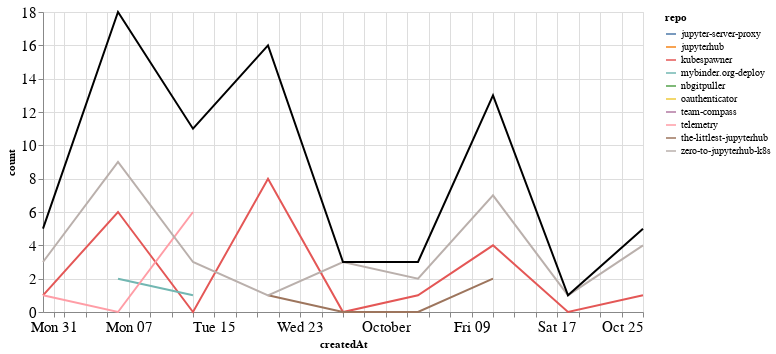

Write notebook code for a chart like this one.
### Markdown cell above
## Comments

### Code cell
comments_time = comments.groupby('repo').resample('W', on='createdAt').count()['author'].reset_index()
comments_time = comments_time.rename(columns={'author': 'count'})
comments_time_total = comments_time.groupby('createdAt').agg({"count": "sum"}).reset_index()
ch1 = alt.Chart(comments_time, width=600).mark_line().encode(
    x='createdAt',
    y='count',
    color='repo',
    tooltip="repo"
)

ch2 = alt.Chart(comments_time_total, width=600).mark_line(color="black").encode(
    x='createdAt',
    y='count',
)

ch1 + ch2

### Figure 1 — Vega-Lite specification as saved in the notebook (floating-point values rounded to 4 significant figures)
{"config": {"axisLeft": {"labelFontSize": 15}, "axisBottom": {"labelFontSize": 15}}, "layer": [{"data": {"name": "data-64e18ac43474ed16eda7709d9e1cb0fa"}, "mark": "line", "encoding": {"color": {"type": "nominal", "field": "repo"}, "tooltip": {"type": "nominal", "field": "repo"}, "x": {"type": "temporal", "field": "createdAt"}, "y": {"type": "quantitative", "field": "count"}}, "width": 600}, {"data": {"name": "data-b8d01b628bd60bb5b6afcb44643f7891"}, "mark": {"type": "line", "color": "black"}, "encoding": {"x": {"type": "temporal", "field": "createdAt"}, "y": {"type": "quantitative", "field": "count"}}, "width": 600}], "$schema": "https://vega.github.io/schema/vega-lite/v4.8.1.json", "datasets": {"data-64e18ac43474ed16eda7709d9e1cb0fa": [{"repo": "jupyter-server-proxy", "createdAt": "2020-09-20T00:00:00", "count": 3}, {"repo": "jupyterhub", "createdAt": "2020-09-20T00:00:00", "count": 2}, {"repo": "kubespawner", "createdAt": "2020-08-30T00:00:00", "count": 1}, {"repo": "kubespawner", "createdAt": "2020-09-06T00:00:00", "count": 6}, {"repo": "kubespawner", "createdAt": "2020-09-13T00:00:00", "count": 0}, {"repo": "kubespawner", "createdAt": "2020-09-20T00:00:00", "count": 8}, {"repo": "kubespawner", "createdAt": "2020-09-27T00:00:00", "count": 0}, {"repo": "kubespawner", "createdAt": "2020-10-04T00:00:00", "count": 1}, {"repo": "kubespawner", "createdAt": "2020-10-11T00:00:00", "count": 4}, {"repo": "kubespawner", "createdAt": "2020-10-18T00:00:00", "count": 0}, {"repo": "kubespawner", "createdAt": "2020-10-25T00:00:00", "count": 1}, {"repo": "mybinder.org-deploy", "createdAt": "2020-09-06T00:00:00", "count": 2}, {"repo": "mybinder.org-deploy", "createdAt": "2020-09-13T00:00:00", "count": 1}, {"repo": "nbgitpuller", "createdAt": "2020-09-20T00:00:00", "count": 1}, {"repo": "oauthenticator", "createdAt": "2020-09-06T00:00:00", "count": 1}, {"repo": "team-compass", "createdAt": "2020-09-13T00:00:00", "count": 1}, {"repo": "telemetry", "createdAt": "2020-08-30T00:00:00", "count": 1}, {"repo": "telemetry", "createdAt": "2020-09-06T00:00:00", "count": 0}, {"repo": "telemetry", "createdAt": "2020-09-13T00:00:00", "count": 6}, {"repo": "the-littlest-jupyterhub", "createdAt": "2020-09-20T00:00:00", "count": 1}, {"repo": "the-littlest-jupyterhub", "createdAt": "2020-09-27T00:00:00", "count": 0}, {"repo": "the-littlest-jupyterhub", "createdAt": "2020-10-04T00:00:00", "count": 0}, {"repo": "the-littlest-jupyterhub", "createdAt": "2020-10-11T00:00:00", "count": 2}, {"repo": "zero-to-jupyterhub-k8s", "createdAt": "2020-08-30T00:00:00", "count": 3}, {"repo": "zero-to-jupyterhub-k8s", "createdAt": "2020-09-06T00:00:00", "count": 9}, {"repo": "zero-to-jupyterhub-k8s", "createdAt": "2020-09-13T00:00:00", "count": 3}, {"repo": "zero-to-jupyterhub-k8s", "createdAt": "2020-09-20T00:00:00", "count": 1}, {"repo": "zero-to-jupyterhub-k8s", "createdAt": "2020-09-27T00:00:00", "count": 3}, {"repo": "zero-to-jupyterhub-k8s", "createdAt": "2020-10-04T00:00:00", "count": 2}, {"repo": "zero-to-jupyterhub-k8s", "createdAt": "2020-10-11T00:00:00", "count": 7}, {"repo": "zero-to-jupyterhub-k8s", "createdAt": "2020-10-18T00:00:00", "count": 1}, {"repo": "zero-to-jupyterhub-k8s", "createdAt": "2020-10-25T00:00:00", "count": 4}], "data-b8d01b628bd60bb5b6afcb44643f7891": [{"createdAt": "2020-08-30T00:00:00", "count": 5}, {"createdAt": "2020-09-06T00:00:00", "count": 18}, {"createdAt": "2020-09-13T00:00:00", "count": 11}, {"createdAt": "2020-09-20T00:00:00", "count": 16}, {"createdAt": "2020-09-27T00:00:00", "count": 3}, {"createdAt": "2020-10-04T00:00:00", "count": 3}, {"createdAt": "2020-10-11T00:00:00", "count": 13}, {"createdAt": "2020-10-18T00:00:00", "count": 1}, {"createdAt": "2020-10-25T00:00:00", "count": 5}]}}
